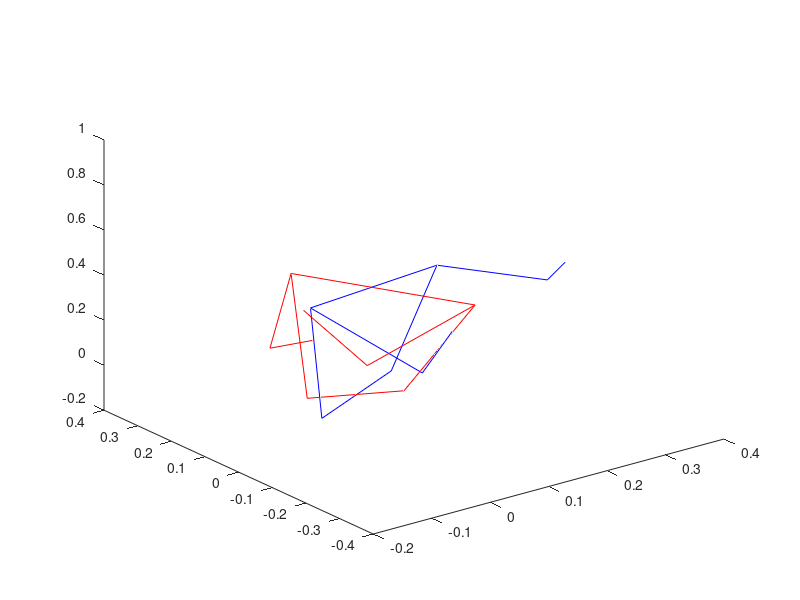

Write MATLAB code to recreate this figure. (Note: this script raises an error after producing the figure.)
clc
clear
data=load('coords_1.csv');
data2=load('coords_2.csv');
close all
%%
w=0.01;
% poi=[12,13,15,17,24,25];
ti=[13,12,24,25,13];
ri=[13,15,17];
li=[12,14,16];
f1=figure();
up=[13,12];

% for frame=1
for frame=1:1:400
clf(f1)
% plot3(data(frame,(poi*3-2)),data(frame,(poi*3-0)),-data(frame,(poi*3-1)),'bo')
% hold on
plot3(data(frame,(ti*3-2)),data(frame,(ti*3-0)),-data(frame,(ti*3-1)),'b-')
hold on
plot3(data(frame,(ri*3-2)),data(frame,(ri*3-0)),-data(frame,(ri*3-1)),'b-')
hold on
plot3(data(frame,(li*3-2)),data(frame,(li*3-0)),-data(frame,(li*3-1)),'b-')
hold on
% plot3(data2(frame,(poi*3-2)),data2(frame,(poi*3-0)),-data2(frame,(poi*3-1)),'ro')
% hold on
plot3(data2(frame,(ti*3-2)),data2(frame,(ti*3-0)),-data2(frame,(ti*3-1)),'r-')
hold on
plot3(data2(frame,(ri*3-2)),data2(frame,(ri*3-0)),-data2(frame,(ri*3-1)),'r-')
hold on
plot3(data2(frame,(li*3-2)),data2(frame,(li*3-0)),-data2(frame,(li*3-1)),'r-')
hold on
% rotate and translate
xdiff = data(frame,(12*3-2)) + data2(frame+2,(12*3-2));
ydiff = data(frame,(12*3-0)) + data2(frame+2,(12*3-0));
zdiff = -data(frame,(12*3-1)) + data2(frame+2,(12*3-1));

lls = [-data2(frame+2,(12*3-2))+xdiff,-data2(frame+2,(12*3-0))+ydiff,-data2(frame+2,(12*3-1))+zdiff];
lrs = [-data2(frame+2,(13*3-2))+xdiff,-data2(frame+2,(13*3-0))+ydiff,-data2(frame+2,(13*3-1))+zdiff];
rls = [data(frame,(12*3-2)),data(frame,(12*3-0)),-data(frame,(12*3-1))];
rrs = [data(frame,(13*3-2)),data(frame,(13*3-0)),-data(frame,(13*3-1))];

% plot3(lrs(1),lrs(2),lrs(3),'ro')
% hold on

rb = rls-rrs;
lb = lls-lrs;

normal = cross(rb, lb);
% normal = normal + lls;
normal = normal / norm( normal );

plot3(normal(1),normal(2),normal(3),'g--')
hold on

le=[-data2(frame+2,(14*3-2))+xdiff,-data2(frame+2,(14*3-0))+ydiff,-data2(frame+2,(14*3-1))+zdiff];
la=[-data2(frame+2,(16*3-2))+xdiff,-data2(frame+2,(16*3-0))+ydiff,-data2(frame+2,(16*3-1))+zdiff];

e = le-lls;
a = la - lls;

alpha = acos(dot(rb,lb)/sqrt(norm(rb)*norm(lb)));

r = alpha * normal;
r = rotationVectorToMatrix(r);

le = r*e.'+lls;
la = r*a.'+lls;
% 
% plot3(-data2(frame+2,(li*3-2))+xdiff,-data2(frame+2,(li*3-0))+ydiff,-data2(frame+2,(li*3-1))+zdiff,'o')
% hold on
% plot3(-data2(frame+2,(li*3-2))+xdiff,-data2(frame+2,(li*3-0))+ydiff,-data2(frame+2,(li*3-1))+zdiff,'g-')
% hold on
% plot3(le(1),le(2),le(3),'go');plot3(la(1),la(2),la(3),'go');
% hold on

% % view([cos(45),sin(45),0])
xlim([-1,1])
ylim([-1,1])
zlim([-1,1])
drawnow
grid on
pause(0.1)
xlabel('x')
xlabel('y')
end



